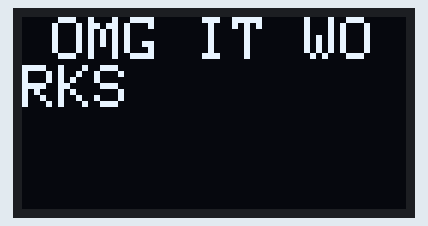
Simulated run of this sketch. Board: Arduino Uno, built with avr-gcc and run on an emulated ATmega328P. On the bench: 128×64 one-colour display. The display library's start-up logo is not drawn.

Above: at 2.1 s.

The sketch:

displaySpeedTest.ino
```cpp
#include <Arduino.h>
#include <SPI.h>
#include <Wire.h>
#include <Adafruit_GFX.h>
#include <Adafruit_SSD1306.h>

#define SCREEN_WIDTH 128 // OLED display width, in pixels
#define SCREEN_HEIGHT 64 // OLED display height, in pixels

// Pins used for display
#define OLED_MOSI   9 // Pin 4 of display
#define OLED_CLK   10 // Pin 3 of display
#define OLED_DC    11 // Pin 6 of display
#define OLED_CS    12 // Pin 7 of display
#define OLED_RESET 13 // Pin 5 of display
Adafruit_SSD1306 display(SCREEN_WIDTH, SCREEN_HEIGHT,
  OLED_MOSI, OLED_CLK, OLED_DC, OLED_RESET, OLED_CS);

void setup() {
  // Initialze the display:
    if(!display.begin(SSD1306_SWITCHCAPVCC)) {
    Serial.println(F("SSD1306 allocation failed"));
    for(;;); // Don't proceed, loop forever
  }
  display.display(); // Will display adafruit logo
  // TODO: Change the splash screen to eco racing logo (will have to change the library)
  delay(2000);

  display.clearDisplay();

  showSpeed(10.0f);
  delay(1000);
}

void loop(){

}

void showSpeed(float speed) {

  display.clearDisplay();

  display.setTextSize(2);
  display.setTextColor(SSD1306_WHITE);
  display.setCursor(10, 0);
  display.cp437(true);

  display.print("OMG IT WORKS");
  display.display();
}
```
